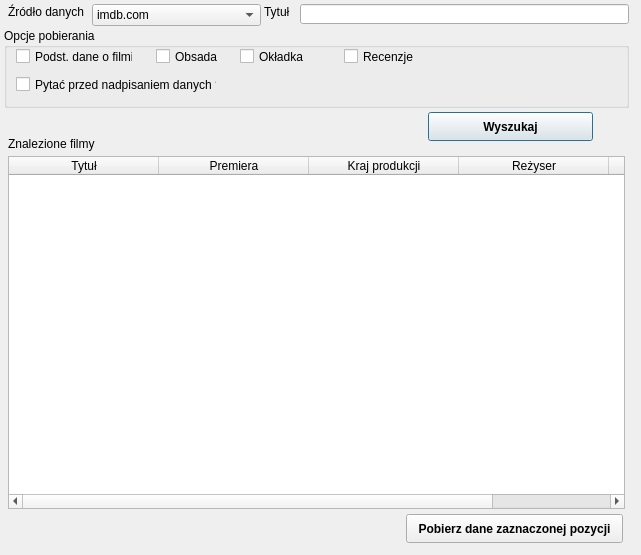
<?xml version="1.0" encoding="UTF-8"?>
<ui version="4.0">
 <class>IntWiz</class>
 <widget class="QDialog" name="IntWiz">
  <property name="geometry">
   <rect>
    <x>0</x>
    <y>0</y>
    <width>641</width>
    <height>555</height>
   </rect>
  </property>
  <property name="windowTitle">
   <string>Biblioteka Filmów - Kreator Pobierania Informacji o filmach z Internetu</string>
  </property>
  <property name="windowIcon">
   <iconset>
    <normaloff>MK_LOGO.ico</normaloff>MK_LOGO.ico</iconset>
  </property>
  <widget class="QLabel" name="label">
   <property name="geometry">
    <rect>
     <x>8</x>
     <y>4</y>
     <width>77</width>
     <height>16</height>
    </rect>
   </property>
   <property name="text">
    <string>Źródło danych</string>
   </property>
  </widget>
  <widget class="QComboBox" name="comboBox">
   <property name="geometry">
    <rect>
     <x>92</x>
     <y>4</y>
     <width>169</width>
     <height>22</height>
    </rect>
   </property>
   <item>
    <property name="text">
     <string>imdb.com</string>
    </property>
   </item>
   <item>
    <property name="text">
     <string>filmweb.pl</string>
    </property>
   </item>
  </widget>
  <widget class="QLabel" name="label_2">
   <property name="geometry">
    <rect>
     <x>264</x>
     <y>4</y>
     <width>33</width>
     <height>16</height>
    </rect>
   </property>
   <property name="text">
    <string>Tytuł</string>
   </property>
  </widget>
  <widget class="QLineEdit" name="lineEdit">
   <property name="geometry">
    <rect>
     <x>300</x>
     <y>4</y>
     <width>329</width>
     <height>20</height>
    </rect>
   </property>
   <property name="readOnly">
    <bool>true</bool>
   </property>
  </widget>
  <widget class="QGroupBox" name="groupBox">
   <property name="geometry">
    <rect>
     <x>4</x>
     <y>28</y>
     <width>625</width>
     <height>80</height>
    </rect>
   </property>
   <property name="title">
    <string>Opcje pobierania</string>
   </property>
   <widget class="QCheckBox" name="checkBox_main">
    <property name="geometry">
     <rect>
      <x>12</x>
      <y>20</y>
      <width>117</width>
      <height>17</height>
     </rect>
    </property>
    <property name="text">
     <string>Podst. dane o filmie</string>
    </property>
   </widget>
   <widget class="QCheckBox" name="checkBox_obsada">
    <property name="geometry">
     <rect>
      <x>152</x>
      <y>20</y>
      <width>70</width>
      <height>17</height>
     </rect>
    </property>
    <property name="text">
     <string>Obsada</string>
    </property>
   </widget>
   <widget class="QCheckBox" name="checkBox_okladka">
    <property name="geometry">
     <rect>
      <x>236</x>
      <y>20</y>
      <width>70</width>
      <height>17</height>
     </rect>
    </property>
    <property name="text">
     <string>Okładka</string>
    </property>
   </widget>
   <widget class="QCheckBox" name="checkBox_askOverwrite">
    <property name="geometry">
     <rect>
      <x>12</x>
      <y>48</y>
      <width>201</width>
      <height>17</height>
     </rect>
    </property>
    <property name="text">
     <string>Pytać przed nadpisaniem danych ?</string>
    </property>
   </widget>
   <widget class="QCheckBox" name="checkBox_reviews">
    <property name="geometry">
     <rect>
      <x>340</x>
      <y>20</y>
      <width>70</width>
      <height>17</height>
     </rect>
    </property>
    <property name="text">
     <string>Recenzje</string>
    </property>
   </widget>
  </widget>
  <widget class="QLabel" name="label_3">
   <property name="geometry">
    <rect>
     <x>8</x>
     <y>136</y>
     <width>89</width>
     <height>16</height>
    </rect>
   </property>
   <property name="text">
    <string>Znalezione filmy</string>
   </property>
  </widget>
  <widget class="QPushButton" name="pushButton_search">
   <property name="geometry">
    <rect>
     <x>428</x>
     <y>112</y>
     <width>165</width>
     <height>29</height>
    </rect>
   </property>
   <property name="font">
    <font>
     <weight>75</weight>
     <bold>true</bold>
    </font>
   </property>
   <property name="text">
    <string>Wyszukaj</string>
   </property>
  </widget>
  <widget class="QTableWidget" name="tableWidget_Results">
   <property name="geometry">
    <rect>
     <x>8</x>
     <y>156</y>
     <width>617</width>
     <height>353</height>
    </rect>
   </property>
   <property name="selectionMode">
    <enum>QAbstractItemView::SingleSelection</enum>
   </property>
   <property name="selectionBehavior">
    <enum>QAbstractItemView::SelectRows</enum>
   </property>
   <attribute name="horizontalHeaderDefaultSectionSize">
    <number>150</number>
   </attribute>
   <column>
    <property name="text">
     <string>Tytuł</string>
    </property>
   </column>
   <column>
    <property name="text">
     <string>Premiera</string>
    </property>
   </column>
   <column>
    <property name="text">
     <string>Kraj produkcji</string>
    </property>
   </column>
   <column>
    <property name="text">
     <string>Reżyser</string>
    </property>
   </column>
   <column>
    <property name="text">
     <string>Rodzaj</string>
    </property>
   </column>
  </widget>
  <widget class="QPushButton" name="pushButton_GetData">
   <property name="geometry">
    <rect>
     <x>406</x>
     <y>514</y>
     <width>217</width>
     <height>29</height>
    </rect>
   </property>
   <property name="font">
    <font>
     <weight>75</weight>
     <bold>true</bold>
    </font>
   </property>
   <property name="text">
    <string>Pobierz dane zaznaczonej pozycji</string>
   </property>
  </widget>
 </widget>
 <resources/>
 <connections/>
</ui>
